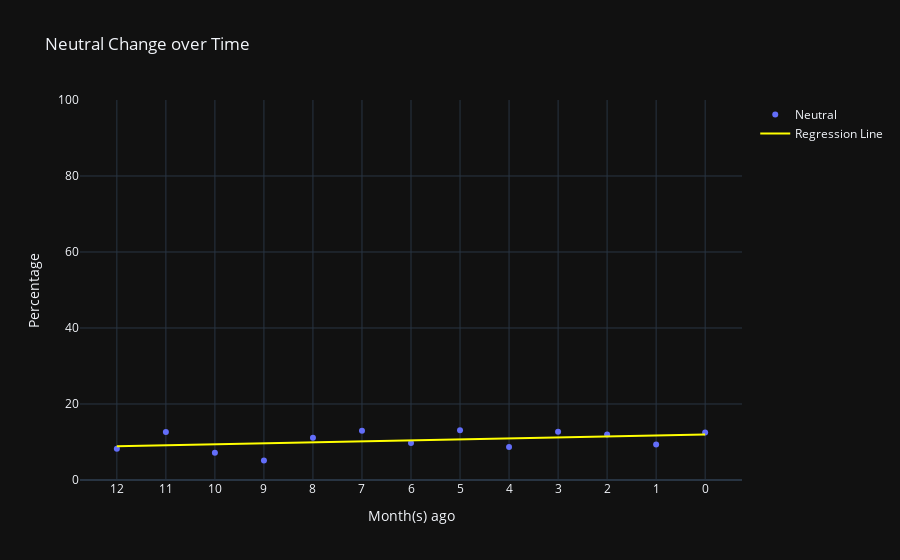

Notebook source saved alongside this figure:
### Markdown cell above
# Subgraph

### Code cell
y_values = df_groupby_date_label['NEUTRAL']/df_groupby_date_label['TOTAL']*100

x_numeric = np.arange(len(df_groupby_date_label.index)).reshape(-1, 1)

model = LinearRegression()
model.fit(x_numeric, y_values)
line = model.predict(x_numeric)

hover_text = ['Y: {:.2f}%<br>Percent Change with previous month: {:.2f}%<br>Absolute Change with previous month: {:.2f}%'.format(y_values[i], (y_values[i]-y_values[i-1])/y_values[i-1]*100, y_values[i]-y_values[i-1]) if y_values[i]-y_values[i-1] <= 0 else 'Y: {:.2f}%<br>Percent Change with previous month: +{:.2f}%<br>Absolute Change with previous month: +{:.2f}%'.format(y_values[i], (y_values[i]-y_values[i-1])/y_values[i-1]*100, y_values[i]-y_values[i-1]) for i in range(1, len(y_values))]
hover_text.insert(0, 'Y: '+"{:.2f}".format(y_values[0])+'%<br>Percent Change with previous month: 0%<br>Absolute Change with previous month: 0%')

fig4 = go.Figure()
fig4.add_trace(go.Scatter(x=df_groupby_date_label.index,
                         y=y_values,
                         mode='markers',
                         marker=dict(color='#636efa'),
                         name='Neutral',
                         text=hover_text,
                         hovertemplate='%{text}<extra></extra>'))

fig4.add_trace(go.Scatter(x=df_groupby_date_label.index,
                         y=line,
                         mode='lines',
                         line=dict(color='yellow'),
                         name='Regression Line',
                         text=['Percentage Change over the whole period: {:.2f}%'.format(line[-1]-line[0]) if (line[-1]-line[0]) <= 0 else 'Percentage Change over the whole period: +{:.2f}%'.format(line[-1]-line[0]) for i in range(len(y_values))],
                         hovertemplate='%{text}<extra></extra>'))

fig4.update_layout(title='Neutral Change over Time', xaxis_title='Month(s) ago', yaxis_title='Percentage', yaxis_range=[0,100])
fig4.show()

### Figure 1 — Plotly figure (JSON) as saved in the notebook; plotly's stock layout.template omitted (floating-point values rounded to 4 significant figures)
{"data": [{"hovertemplate": "%{text}<extra></extra>", "marker": {"color": "#636efa"}, "mode": "markers", "name": "Neutral", "text": ["Y: 8.25%<br>Percent Change with previous month: 0%<br>Absolute Change with previous month: 0%", "Y: 12.66%<br>Percent Change with previous month: +53.48%<br>Absolute Change with previous month: +4.41%", "Y: 7.14%<br>Percent Change with previous month: -43.57%<br>Absolute Change with previous month: -5.52%", "Y: 5.10%<br>Percent Change with previous month: -28.57%<br>Absolute Change with previous month: -2.04%", "Y: 11.11%<br>Percent Change with previous month: +117.78%<br>Absolute Change with previous month: +6.01%", "Y: 12.96%<br>Percent Change with previous month: +16.67%<br>Absolute Change with previous month: +1.85%", "Y: 9.71%<br>Percent Change with previous month: -25.10%<br>Absolute Change with previous month: -3.25%", "Y: 13.10%<br>Percent Change with previous month: +34.88%<br>Absolute Change with previous month: +3.39%", "Y: 8.70%<br>Percent Change with previous month: -33.60%<br>Absolute Change with previous month: -4.40%", "Y: 12.73%<br>Percent Change with previous month: +46.36%<br>Absolute Change with previous month: +4.03%", "Y: 12.00%<br>Percent Change with previous month: -5.71%<br>Absolute Change with previous month: -0.73%", "Y: 9.35%<br>Percent Change with previous month: -22.06%<br>Absolute Change with previous month: -2.65%", "Y: 12.50%<br>Percent Change with previous month: +33.65%<br>Absolute Change with previous month: +3.15%"], "type": "scatter", "x": ["12", "11", "10", "9", "8", "7", "6", "5", "4", "3", "2", "1", "0"], "y": [8.247, 12.66, 7.143, 5.102, 11.11, 12.96, 9.709, 13.1, 8.696, 12.73, 12, 9.353, 12.5]}, {"hovertemplate": "%{text}<extra></extra>", "line": {"color": "yellow"}, "mode": "lines", "name": "Regression Line", "text": ["Percentage Change over the whole period: +3.07%", "Percentage Change over the whole period: +3.07%", "Percentage Change over the whole period: +3.07%", "Percentage Change over the whole period: +3.07%", "Percentage Change over the whole period: +3.07%", "Percentage Change over the whole period: +3.07%", "Percentage Change over the whole period: +3.07%", "Percentage Change over the whole period: +3.07%", "Percentage Change over the whole period: +3.07%", "Percentage Change over the whole period: +3.07%", "Percentage Change over the whole period: +3.07%", "Percentage Change over the whole period: +3.07%", "Percentage Change over the whole period: +3.07%"], "type": "scatter", "x": ["12", "11", "10", "9", "8", "7", "6", "5", "4", "3", "2", "1", "0"], "y": [8.872, 9.128, 9.384, 9.64, 9.896, 10.15, 10.41, 10.66, 10.92, 11.18, 11.43, 11.69, 11.94]}], "layout": {"title": {"text": "Neutral Change over Time"}, "xaxis": {"title": {"text": "Month(s) ago"}}, "yaxis": {"range": [0, 100], "title": {"text": "Percentage"}}}}
